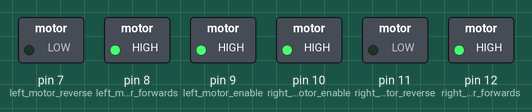
This sketch was run on a simulated Arduino Uno, built with avr-gcc and run on an emulated ATmega328P. On the bench: switched loads named in the sketch (green lamp = pin HIGH).

Above: at 5.0 s.
At 10.5 s:
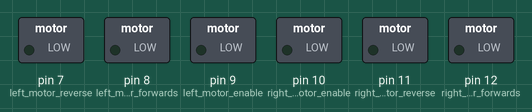
At 11.5 s:
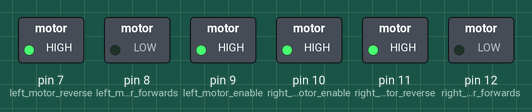
Timing chart, 0 to 15.6 s (numbered marks = the images above):
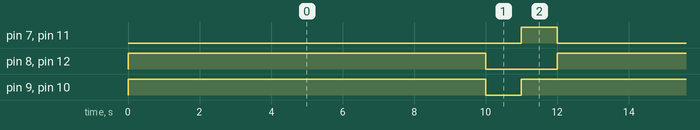

Measured:
- by itself, pin 7 (left_motor_reverse), pin 11 (right_motor_reverse): alternates HIGH for 1.0 s and LOW for 11.0 s
- by itself, pin 8 (left_motor_forwards), pin 12 (right_motor_forwards): alternates HIGH for 10.0 s and LOW for 2.0 s
- by itself, pin 9 (left_motor_enable), pin 10 (right_motor_enable): alternates HIGH for 11.0 s and LOW for 1.0 s

The sketch:

Forwards_and_backwards.ino
```cpp
// the goal of this program is to run three pairs of lights at specified times.

//the LED cluster closest to the Arduio represents the left motor
//the LED cluster furthest from the Arduio represents the right motor

//green LEDs represent the motor enable function
//red LEDs represent the motor forwards function
//yellow LEDs represent the reverse function

#define FORWARD_TIME 10000
#define STOP_TIME 1000
#define REVERSE_TIME 1000

//first, we must designate our leds

//right side
int right_motor_enable = 10;
int right_motor_forwards = 12;
int right_motor_reverse = 11;

//left side

int left_motor_enable = 9;
int left_motor_forwards = 8;
int left_motor_reverse = 7;

// the setup routine runs once when you press reset:
void setup() {
  // initialize the digital pin as an output.
  pinMode(right_motor_enable ,OUTPUT);
  pinMode(right_motor_forwards ,OUTPUT);
  pinMode(right_motor_reverse ,OUTPUT);
  pinMode(left_motor_enable ,OUTPUT);
  pinMode(left_motor_forwards ,OUTPUT);
  pinMode(left_motor_reverse ,OUTPUT);
}

// the loop routine runs over and over again forever:
void loop() {

  forward_motion();

  delay(FORWARD_TIME);

  stop_motion();

  delay(STOP_TIME);

  reverse_motion();

  delay(REVERSE_TIME);
}

void forward_motion() {

   digitalWrite(right_motor_forwards, HIGH);
  digitalWrite(left_motor_forwards, HIGH);
  digitalWrite(right_motor_reverse, LOW);
  digitalWrite(left_motor_reverse, LOW);
  digitalWrite(right_motor_enable, HIGH);
  digitalWrite(left_motor_enable, HIGH);

}

void stop_motion() {

  digitalWrite(right_motor_forwards, LOW);
  digitalWrite(left_motor_forwards, LOW);
  digitalWrite(right_motor_reverse, LOW);
  digitalWrite(left_motor_reverse, LOW);
  digitalWrite(right_motor_enable, LOW);
  digitalWrite(left_motor_enable, LOW);

}

void reverse_motion() {


  digitalWrite(right_motor_forwards, LOW);
  digitalWrite(left_motor_forwards, LOW);
  digitalWrite(right_motor_reverse, HIGH);
  digitalWrite(left_motor_reverse, HIGH);
  digitalWrite(right_motor_enable, HIGH);
  digitalWrite(left_motor_enable, HIGH);

}
```
